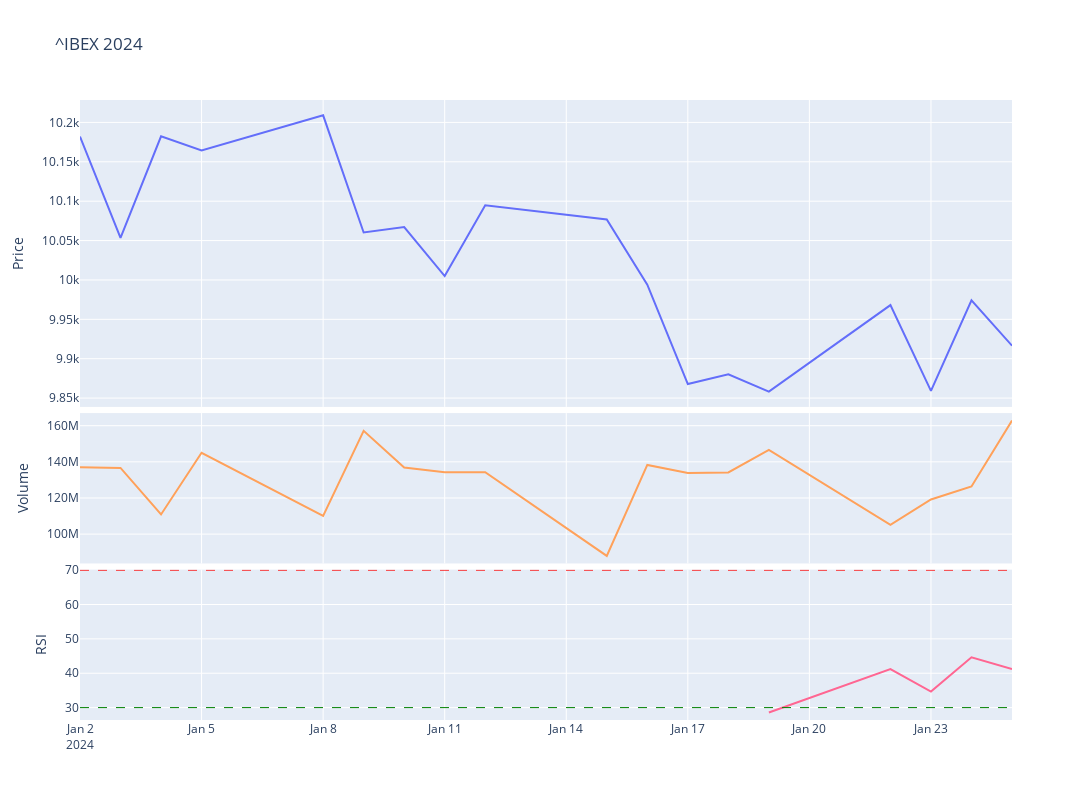

Notebook code cell kept with this figure:
### Code cell
# Plot the adjusted close price of the ^IBEX for year
fig = make_subplots(rows=4, cols=1,shared_xaxes=True,vertical_spacing=0.01,specs=[[{'rowspan':2,'colspan':1}],[None],[{'rowspan':1,'colspan':1}],[{'rowspan':1,'colspan':1}]])

# Graph (1,1)
fig.add_trace(go.Scatter(x=stock_ibex['Adj Close'].loc[year].index,y=stock_ibex['Adj Close'].loc[year],mode="lines",name=f'{ticker}'),row=1,col=1)
fig.add_trace(go.Scatter(x=stock_ibex['BB_Lower'].loc[year].index,y=stock_ibex['BB_Lower'].loc[year],mode="lines",name='BB_Lower'),row=1,col=1)
fig.add_trace(go.Scatter(x=stock_ibex['BB_Upper'].loc[year].index,y=stock_ibex['BB_Upper'].loc[year],mode="lines",name='BB_Upper'),row=1,col=1)
fig.add_trace(go.Scatter(x=stock_ibex['MMA20'].loc[year].index,y=stock_ibex['MMA20'].loc[year],mode="lines",name='MMA20'),row=1,col=1)
# Update xaxis properties
fig.update_yaxes(title_text="Price", row=1, col=1)

# Graph (3,1)
fig.add_trace(go.Scatter(x=stock_ibex['Volume'].loc[year].index,y=stock_ibex['Volume'].loc[year],mode="lines",name='Volume'),row=3, col=1)
fig.add_trace(go.Scatter(x=stock_ibex['Volume'].loc[year].index,y=stock_ibex['Volume'].loc[year].rolling(20).mean(),mode="lines",name='MMA20'),row=3,col=1)
fig.update_yaxes(title_text="Volume", row=3, col=1)

# Graph (4,1)
fig.add_trace(go.Scatter(x=stock_ibex['RSI'].loc[year].index,y=stock_ibex['RSI'].loc[year],mode="lines",name='RSI'),row=4, col=1)
fig.add_hline(y=30, line_width=1, line_dash="dash", line_color="green",row=4,col=1)
fig.add_hline(y=70, line_width=1, line_dash="dash", line_color="red",row=4,col=1)
fig.update_yaxes(title_text="RSI", row=4, col=1)

fig.update_layout(height=800, width=1300,showlegend=False,title=f"{ticker} {year}")

fig.show()

### Figure 1 — Plotly figure (JSON) as saved in the notebook; plotly's stock layout.template omitted (floating-point values rounded to 4 significant figures)
{"data": [{"mode": "lines", "name": "^IBEX", "type": "scatter", "x": ["2024-01-02T00:00:00", "2024-01-03T00:00:00", "2024-01-04T00:00:00", "2024-01-05T00:00:00", "2024-01-08T00:00:00", "2024-01-09T00:00:00", "2024-01-10T00:00:00", "2024-01-11T00:00:00", "2024-01-12T00:00:00", "2024-01-15T00:00:00", "2024-01-16T00:00:00", "2024-01-17T00:00:00", "2024-01-18T00:00:00", "2024-01-19T00:00:00", "2024-01-22T00:00:00", "2024-01-23T00:00:00", "2024-01-24T00:00:00", "2024-01-25T00:00:00"], "xaxis": "x", "y": [10180.0, 10050.0, 10180.0, 10160.0, 10209, 10060.0, 10070.0, 10000.0, 10090.0, 10080.0, 9994.0, 9868.0, 9880.0, 9858.0, 9968.0, 9859.0, 9974, 9917.0], "yaxis": "y"}, {"mode": "lines", "name": "BB_Lower", "type": "scatter", "x": ["2024-01-02T00:00:00", "2024-01-03T00:00:00", "2024-01-04T00:00:00", "2024-01-05T00:00:00", "2024-01-08T00:00:00", "2024-01-09T00:00:00", "2024-01-10T00:00:00", "2024-01-11T00:00:00", "2024-01-12T00:00:00", "2024-01-15T00:00:00", "2024-01-16T00:00:00", "2024-01-17T00:00:00", "2024-01-18T00:00:00", "2024-01-19T00:00:00", "2024-01-22T00:00:00", "2024-01-23T00:00:00", "2024-01-24T00:00:00", "2024-01-25T00:00:00"], "xaxis": "x", "y": [null, null, null, null, null, null, null, null, null, null, null, null, null, null, null, null, null, null], "yaxis": "y"}, {"mode": "lines", "name": "BB_Upper", "type": "scatter", "x": ["2024-01-02T00:00:00", "2024-01-03T00:00:00", "2024-01-04T00:00:00", "2024-01-05T00:00:00", "2024-01-08T00:00:00", "2024-01-09T00:00:00", "2024-01-10T00:00:00", "2024-01-11T00:00:00", "2024-01-12T00:00:00", "2024-01-15T00:00:00", "2024-01-16T00:00:00", "2024-01-17T00:00:00", "2024-01-18T00:00:00", "2024-01-19T00:00:00", "2024-01-22T00:00:00", "2024-01-23T00:00:00", "2024-01-24T00:00:00", "2024-01-25T00:00:00"], "xaxis": "x", "y": [null, null, null, null, null, null, null, null, null, null, null, null, null, null, null, null, null, null], "yaxis": "y"}, {"mode": "lines", "name": "MMA20", "type": "scatter", "x": ["2024-01-02T00:00:00", "2024-01-03T00:00:00", "2024-01-04T00:00:00", "2024-01-05T00:00:00", "2024-01-08T00:00:00", "2024-01-09T00:00:00", "2024-01-10T00:00:00", "2024-01-11T00:00:00", "2024-01-12T00:00:00", "2024-01-15T00:00:00", "2024-01-16T00:00:00", "2024-01-17T00:00:00", "2024-01-18T00:00:00", "2024-01-19T00:00:00", "2024-01-22T00:00:00", "2024-01-23T00:00:00", "2024-01-24T00:00:00", "2024-01-25T00:00:00"], "xaxis": "x", "y": [null, null, null, null, null, null, null, null, null, null, null, null, null, null, null, null, null, null], "yaxis": "y"}, {"mode": "lines", "name": "Volume", "type": "scatter", "x": ["2024-01-02T00:00:00", "2024-01-03T00:00:00", "2024-01-04T00:00:00", "2024-01-05T00:00:00", "2024-01-08T00:00:00", "2024-01-09T00:00:00", "2024-01-10T00:00:00", "2024-01-11T00:00:00", "2024-01-12T00:00:00", "2024-01-15T00:00:00", "2024-01-16T00:00:00", "2024-01-17T00:00:00", "2024-01-18T00:00:00", "2024-01-19T00:00:00", "2024-01-22T00:00:00", "2024-01-23T00:00:00", "2024-01-24T00:00:00", "2024-01-25T00:00:00"], "xaxis": "x2", "y": [137052900, 136612300, 110894200, 145036200, 110110400, 157192400, 136822100, 134217300, 134251900, 87931100, 138279400, 133882600, 134134100, 146590900, 105116800, 119165400, 126373600, 162814109], "yaxis": "y2"}, {"mode": "lines", "name": "MMA20", "type": "scatter", "x": ["2024-01-02T00:00:00", "2024-01-03T00:00:00", "2024-01-04T00:00:00", "2024-01-05T00:00:00", "2024-01-08T00:00:00", "2024-01-09T00:00:00", "2024-01-10T00:00:00", "2024-01-11T00:00:00", "2024-01-12T00:00:00", "2024-01-15T00:00:00", "2024-01-16T00:00:00", "2024-01-17T00:00:00", "2024-01-18T00:00:00", "2024-01-19T00:00:00", "2024-01-22T00:00:00", "2024-01-23T00:00:00", "2024-01-24T00:00:00", "2024-01-25T00:00:00"], "xaxis": "x2", "y": [null, null, null, null, null, null, null, null, null, null, null, null, null, null, null, null, null, null], "yaxis": "y2"}, {"mode": "lines", "name": "RSI", "type": "scatter", "x": ["2024-01-02T00:00:00", "2024-01-03T00:00:00", "2024-01-04T00:00:00", "2024-01-05T00:00:00", "2024-01-08T00:00:00", "2024-01-09T00:00:00", "2024-01-10T00:00:00", "2024-01-11T00:00:00", "2024-01-12T00:00:00", "2024-01-15T00:00:00", "2024-01-16T00:00:00", "2024-01-17T00:00:00", "2024-01-18T00:00:00", "2024-01-19T00:00:00", "2024-01-22T00:00:00", "2024-01-23T00:00:00", "2024-01-24T00:00:00", "2024-01-25T00:00:00"], "xaxis": "x3", "y": [null, null, null, null, null, null, null, null, null, null, null, null, null, 28.58, 41.19, 34.65, 44.62, 41.24], "yaxis": "y3"}], "layout": {"height": 800, "shapes": [{"line": {"color": "green", "dash": "dash", "width": 1}, "type": "line", "x0": 0, "x1": 1, "xref": "x3 domain", "y0": 30, "y1": 30, "yref": "y3"}, {"line": {"color": "red", "dash": "dash", "width": 1}, "type": "line", "x0": 0, "x1": 1, "xref": "x3 domain", "y0": 70, "y1": 70, "yref": "y3"}], "showlegend": false, "title": {"text": "^IBEX 2024"}, "width": 1300, "xaxis": {"anchor": "y", "domain": [0, 1], "matches": "x3", "showticklabels": false}, "xaxis2": {"anchor": "y2", "domain": [0, 1], "matches": "x3", "showticklabels": false}, "xaxis3": {"anchor": "y3", "domain": [0, 1]}, "yaxis": {"anchor": "x", "domain": [0.505, 1], "title": {"text": "Price"}}, "yaxis2": {"anchor": "x2", "domain": [0.2525, 0.495], "title": {"text": "Volume"}}, "yaxis3": {"anchor": "x3", "domain": [0, 0.2425], "title": {"text": "RSI"}}}}
